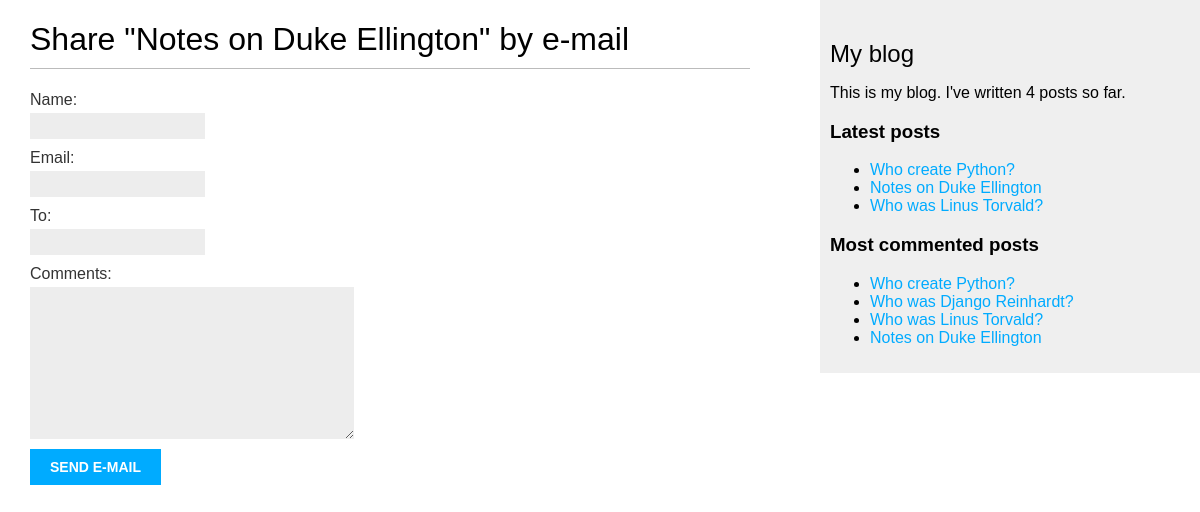
The app's page /blog/3/share/, older data.
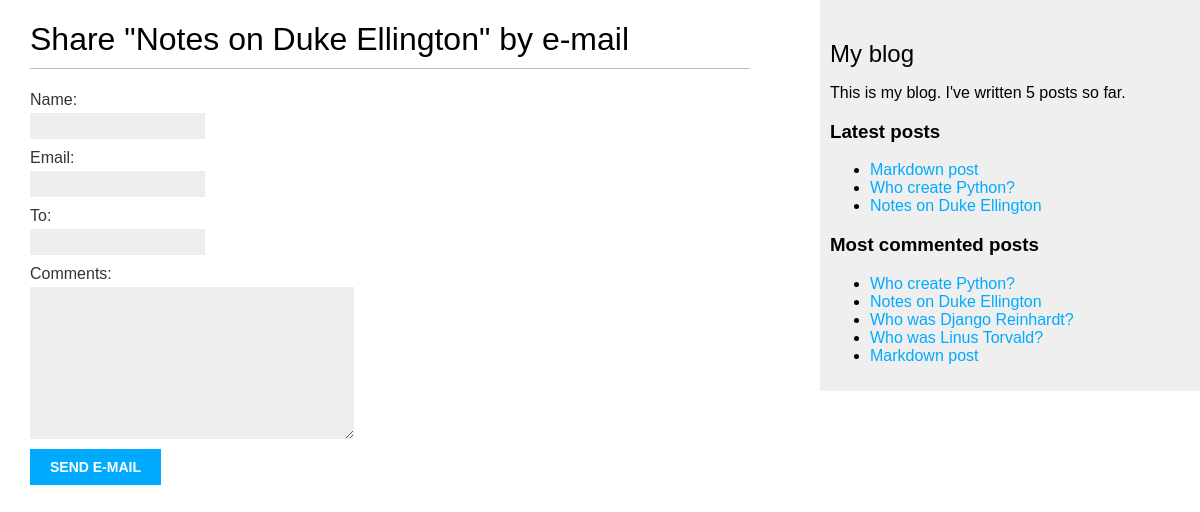
The same page, newer data.
### blog/models.py (models this page shows, shortened)
class Post(models.Model):
    class Status(models.TextChoices):
        DRAFT = 'DF', 'Draft'
        PUBLISHED = 'PB', 'Published'
    title = models.CharField(max_length=250)
    slug = models.SlugField(max_length=250, unique_for_date='publish')
    author = models.ForeignKey(User, on_delete=models.CASCADE, related_name='blog_posts')
    body = models.TextField()
    tags = TaggableManager()
    publish = models.DateTimeField(default=timezone.now)
    created = models.DateTimeField(auto_now_add=True)
    updated = models.DateTimeField(auto_now=True)
    status = models.CharField(max_length=2, choices=Status.choices, default=Status.DRAFT)
    objects = models.Manager()
    published = PublishedManager()
    class Meta:
        ordering = ['-publish']
        indexes = [
            models.Index(fields=['-publish'])
        ]
    def get_absolute_url(self):
        return reverse('blog:post_detail', args=[self.publish.year, self.publish.month, self.publish.day, self.slug])

### blog/views.py (the view)
# urls.py: path('<int:post_id>/share/', views.post_share, name='post_share'),
def post_share(request, post_id):
    post = get_object_or_404(Post, id=post_id, status=Post.Status.PUBLISHED)
    sent = False
    if request.method == 'POST':
        form = EmailPostForm(request.POST)
        if form.is_valid():
            cd = form.cleaned_data
            post_url = request.build_absolute_uri(post.get_absolute_url())
            subject = f"{cd['name']} recommends you read " \
                      f"{post.title}"
            message = f"Read {post.title} at {post_url}\n\n" \
                      f"{cd['name']}\'s comments: {cd['comments']}"
            send_mail(subject, message, 'denysenkorostislav@gmail.com', [cd['to']])
            sent = True
    else:
        form = EmailPostForm()
    return render(request, 'blog/post/share.html', {'post': post, 'form': form, 'sent': sent})

### blog/forms.py
class EmailPostForm(forms.Form):
    name = forms.CharField(max_length=25)
    email = forms.EmailField()
    to = forms.EmailField()
    comments = forms.CharField(required=False, widget=forms.Textarea)

### blog/models.py (called while the page is built)
    def get_queryset(self):
        return super().get_queryset().filter(status=Post.Status.PUBLISHED)

### blog/templatetags/blog_tags.py (called while the page is built)
@register.simple_tag
def total_posts():
    return Post.published.count()

@register.inclusion_tag('blog/post/latest_posts.html')
def show_latest_posts(count=5):
    latest_posts = Post.published.order_by('-publish')[:count]
    return {'latest_posts': latest_posts}

@register.simple_tag
def get_most_commented_posts(count=5):
    return Post.published.annotate(total_comments=Count('comments')).order_by('-total_comments')[:count]

### blog/templates/blog/post/share.html (shortened to what this page needs)
{% extends 'blog/base.html' %}
{% block content %}
    {% if sent %}
        <h1>E-mail successfully sent</h1>
        <p>
            "{{ post.title }}" was successfully sent
            to {{ form.cleaned_data.to }}.
        </p>
    {% else %}
        <h1>Share "{{ post.title }}" by e-mail</h1>
        <form method="post">
            {{ form.as_p }}
            <input type="submit" value="Send e-mail">
        </form>
    {% endif %}
{% endblock %}

### blog/templates/blog/base.html (shortened to what this page needs)
{% load static %}
{% load blog_tags %}
<!DOCTYPE html>
<html>
<head>
    <link href="{% static "css/blog.css" %}" rel="stylesheet">
</head>
<body>
<div id="content">
    {% block content %}
    {% endblock %}
</div>
<div id="sidebar">
    <h2>My blog</h2>
    <p>
        This is my blog.
        I've written {% total_posts %} posts so far.
    </p>
    <h3>Latest posts</h3>
    {% show_latest_posts 3 %}
    <h3>Most commented posts</h3>
    {% get_most_commented_posts as most_commented_posts %}
    <ul>
        {% for post in most_commented_posts %}
            <li>
                <a href="{{ post.get_absolute_url }}">{{ post.title }}</a>
            </li>
        {% endfor %}
    </ul>
</div>
</body>
</html>

### blog/templates/blog/post/latest_posts.html
<ul>
    {% for post in latest_posts %}
        <li>
            <a href="{{ post.get_absolute_url }}">{{ post.title }}</a>
        </li>
    {% endfor %}
</ul>

Row changes from the older to the newer data that the page shows:
no longer on one of the page's lists (row unchanged): Post: title "Who was Linus Torvald?"
shown differently, row unchanged: Post "Notes on Duke Ellington": moves up the list
added Post: title "Markdown post"
Text that changed along with them:
text no longer shown: "4"
text now shown: "5"
